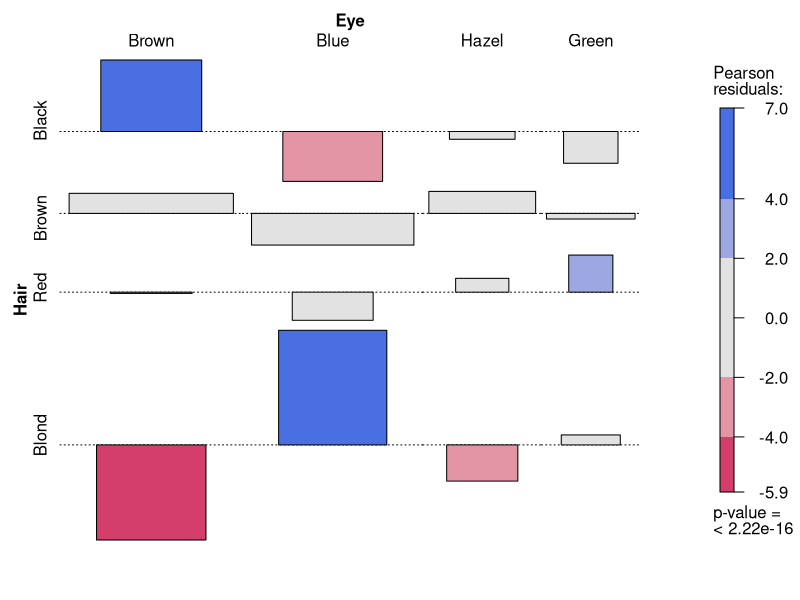
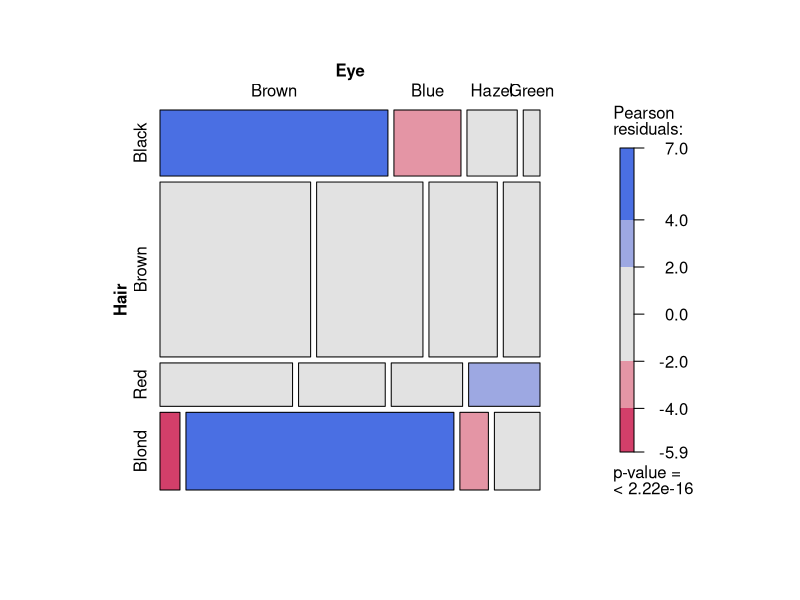
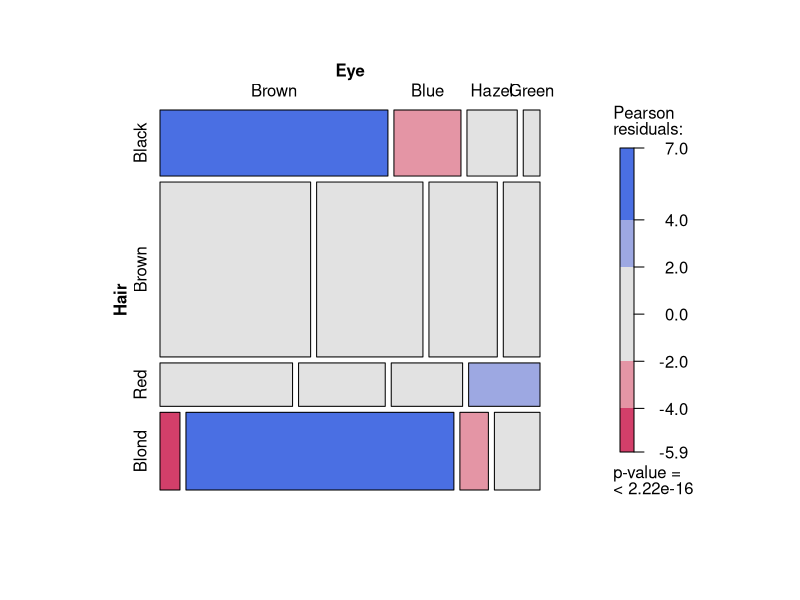
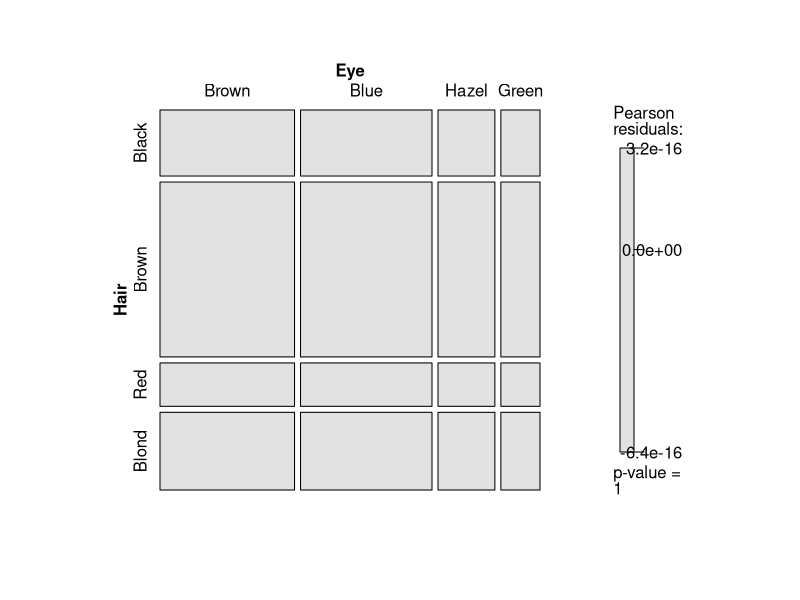

Write the R code that produced these figures, in order. (Note: this script raises an error after producing the figures.)
## ---- chunk 1
knitr::opts_chunk$set(echo = FALSE)
set.seed(1234)
## ---- chunk 2
library(ca)
HairEye = margin.table(HairEyeColor, c(1, 2)); HairEye
## ---- chunk 3
HairEye = margin.table(HairEyeColor, c(1, 2))
## ---- chunk 4
HairEye
## ---- chunk 5
chisq.test(HairEye)
## ---- chunk 6
library(vcd); assoc(HairEye,shade = TRUE)
## ---- chunk 7
frequency = rowSums(HairEye)
proportions = frequency/sum(frequency)
data.frame(frequency=round(frequency,0),proportions=round(proportions,2))
## ---- chunk 8
HairEye/rowSums(HairEye)
## ---- chunk 9
mosaic(HairEye,shade = TRUE)
## ---- chunk 10
mosaic(HairEye,shade = TRUE)
## ---- chunk 11
mosaic(chisq.test(HairEye)$expected,shade = TRUE)
## ---- chunk 12
knitr::include_graphics("GeometryCorrespondenceAnalysis.JPG")
## ---- chunk 13
knitr::include_graphics("GeometryCorrespondenceAnalysisProjection.JPG")
## ---- chunk 14
library(ca)
ca.res = ca(HairEye); ca.res
## ---- chunk 15
plot(ca.res)
## ---- chunk 16
mosaic(HairEye,shade = TRUE)
## ---- chunk 17
mosaic(t(HairEye),shade = TRUE)
